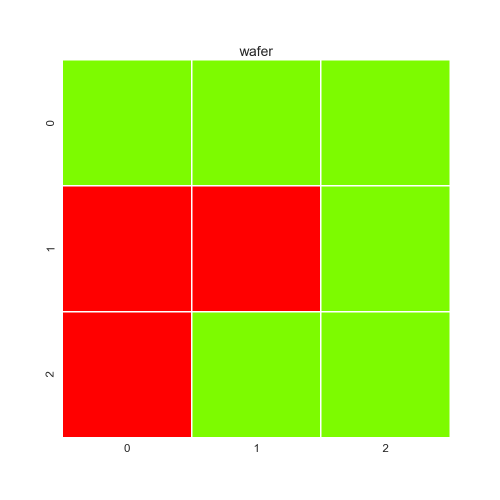
#> input picture 33demo/map_1.png, 1000 x 1000 px (shown at 1/2 size); the run also reads 1 picture not shown here
$ python stack_img.py
#> lines starting #> are read from the running program, lines starting #| are printed output that depends on the picture
# %%
# 合併圖片
import cv2
import numpy as np
import glob

# %%


def resize(img):
    return cv2.resize(img,(300, 1000))


# [51 lines of commented-out code are left out]

image1 = cv2.imread(f"33demo/map_1.png")
#> image1 is the input picture: shape (1000, 1000, 3); mean B, G, R 108.7, 204.6, 205.2
image2 = cv2.imread(f"33demo/map_2.png")
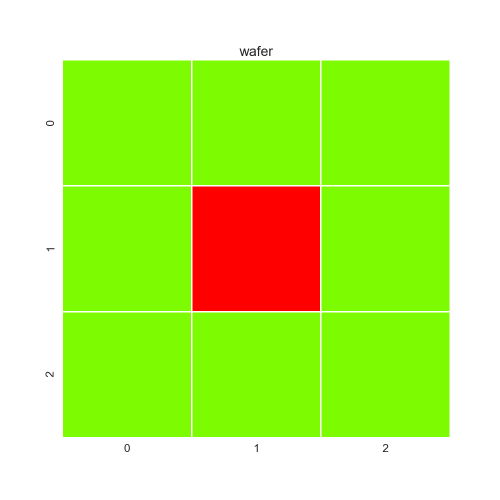
#> input picture 33demo/map_2.png, 1000 x 1000 px (shown at 1/2 size)
#> image2 is the input picture: shape (1000, 1000, 3); mean B, G, R 108.7, 236.6, 188.6
image3 = cv2.imread(f"33demo/map_3.png")
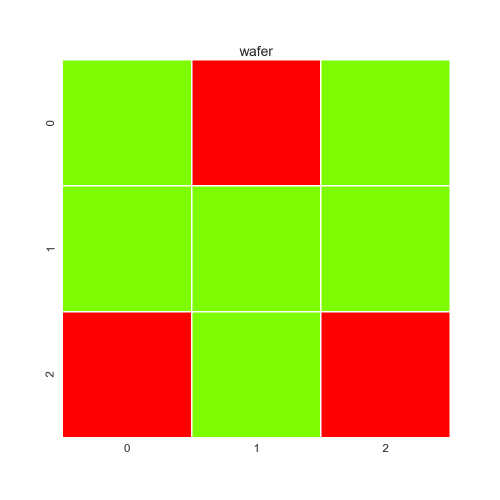
#> input picture 33demo/map_3.png, 1000 x 1000 px (shown at 1/2 size)
#> image3 is the input picture: shape (1000, 1000, 3); mean B, G, R 108.7, 204.6, 205.2
image4 = cv2.imread(f"33demo/map_4.png")
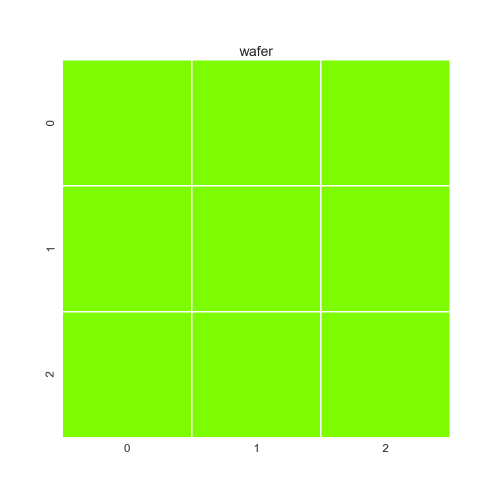
#> input picture 33demo/map_4.png, 1000 x 1000 px (shown at 1/2 size)
#> image4 is the input picture: shape (1000, 1000, 3); mean B, G, R 108.7, 252.5, 180.3
image5 = cv2.imread(f"33demo/map_5.png")
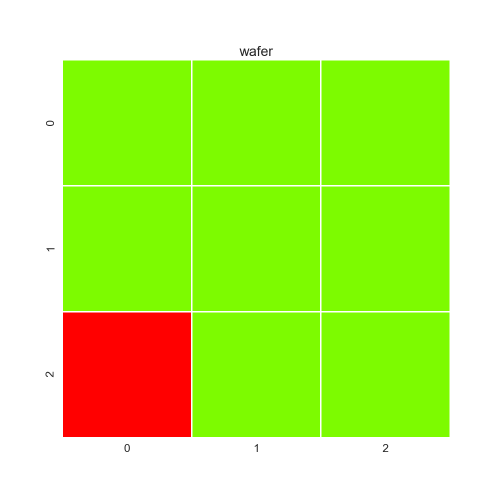
#> input picture 33demo/map_5.png, 1000 x 1000 px (shown at 1/2 size)
#> image5 is the input picture: shape (1000, 1000, 3); mean B, G, R 108.7, 236.5, 188.6

image6 = cv2.imread(f"33demo/map_6.png")
image7 = cv2.imread(f"33demo/map_7.png")
image8 = cv2.imread(f"33demo/map_8.png")
image9 = cv2.imread(f"33demo/map_9.png")
image10 = cv2.imread(f"33demo/map_10.png")

image11= cv2.imread(f"33demo/map_11.png")
image12 = cv2.imread(f"33demo/map_12.png")

vmerge1  = resize(np.vstack((image1, image2, image3)))
#> in resize, `return cv2.resize(img,(300, 1000))`:
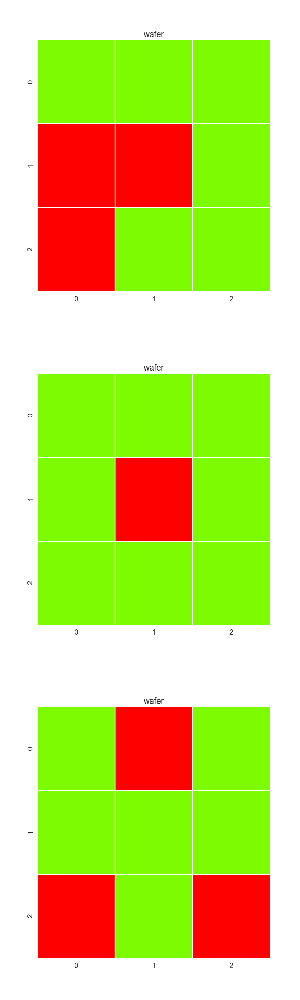
#> returned value: shape (1000, 300, 3); mean of channels 0, 1, 2 108.6, 215.2, 199.6; drawn as B, G, R
vmerge2  = resize(np.vstack((image4, image5, image6)))
#> in resize (call 2), `return cv2.resize(img,(300, 1000))`:
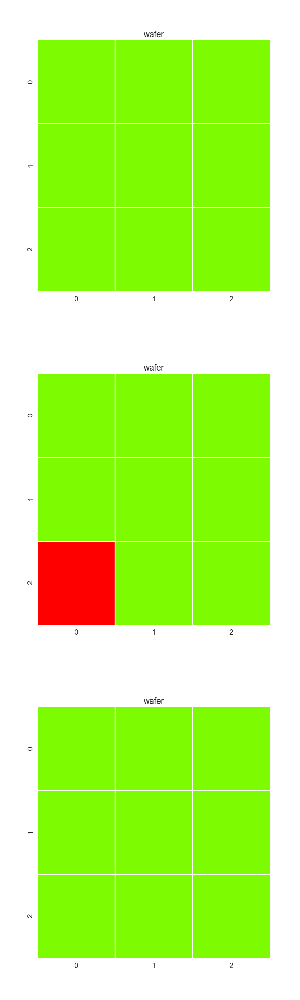
#> returned value: shape (1000, 300, 3); mean of channels 0, 1, 2 108.6, 247.2, 183; drawn as B, G, R
#> (the run stopped early here; a loop or call above may not have finished)
